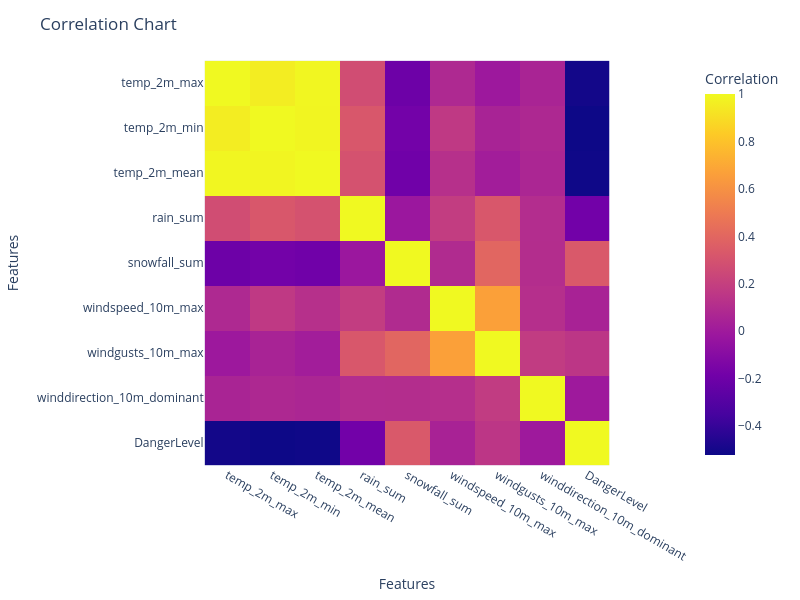

Notebook source saved alongside this figure:
### Code cell
import plotly.express as px

# Select the relevant columns for correlation analysis
columns_for_correlation = ['temp_2m_max', 'temp_2m_min', 'temp_2m_mean', 'rain_sum',
                           'snowfall_sum', 'windspeed_10m_max', 'windgusts_10m_max',
                           'winddirection_10m_dominant', 'DangerLevel']

# Subset the dataframe with the selected columns
subset_df = total_df[columns_for_correlation]

# Calculate the correlation matrix
corr_matrix = subset_df.corr()

# Create the correlation heatmap using Plotly
fig = px.imshow(corr_matrix, labels=dict(x="Features", y="Features", color="Correlation"))
fig.update_layout(title="Correlation Chart", width=800, height=600)
fig.show()

### Figure 1 — Plotly figure (JSON) as saved in the notebook; plotly's stock layout.template omitted (floating-point values rounded to 4 significant figures)
{"data": [{"coloraxis": "coloraxis", "hovertemplate": "Features: %{x}<br>Features: %{y}<br>Correlation: %{z}<extra></extra>", "name": "0", "type": "heatmap", "x": ["temp_2m_max", "temp_2m_min", "temp_2m_mean", "rain_sum", "snowfall_sum", "windspeed_10m_max", "windgusts_10m_max", "winddirection_10m_dominant", "DangerLevel"], "xaxis": "x", "y": ["temp_2m_max", "temp_2m_min", "temp_2m_mean", "rain_sum", "snowfall_sum", "windspeed_10m_max", "windgusts_10m_max", "winddirection_10m_dominant", "DangerLevel"], "yaxis": "y", "z": [[1, 0.9577, 0.99, 0.2725, -0.2015, 0.07942, -0.008012, 0.0534, -0.5049], [0.9577, 1, 0.9862, 0.3249, -0.1783, 0.166, 0.0475, 0.07501, -0.522], [0.99, 0.9862, 1, 0.2976, -0.1904, 0.1197, 0.01625, 0.06387, -0.5162], [0.2725, 0.3249, 0.2976, 1, -0.01826, 0.1874, 0.3212, 0.1012, -0.1818], [-0.2015, -0.1783, -0.1904, -0.01826, 1, 0.08904, 0.3967, 0.1018, 0.3324], [0.07942, 0.166, 0.1197, 0.1874, 0.08904, 1, 0.6661, 0.1128, 0.04579], [-0.008012, 0.0475, 0.01625, 0.3212, 0.3967, 0.6661, 1, 0.182, 0.1511], [0.0534, 0.07501, 0.06387, 0.1012, 0.1018, 0.1128, 0.182, 1, -0.002652], [-0.5049, -0.522, -0.5162, -0.1818, 0.3324, 0.04579, 0.1511, -0.002652, 1]]}], "layout": {"coloraxis": {"colorbar": {"title": {"text": "Correlation"}}, "colorscale": [[0, "#0d0887"], [0.1111, "#46039f"], [0.2222, "#7201a8"], [0.3333, "#9c179e"], [0.4444, "#bd3786"], [0.5556, "#d8576b"], [0.6667, "#ed7953"], [0.7778, "#fb9f3a"], [0.8889, "#fdca26"], [1, "#f0f921"]]}, "height": 600, "margin": {"t": 60}, "title": {"text": "Correlation Chart"}, "width": 800, "xaxis": {"anchor": "y", "constrain": "domain", "domain": [0, 1], "scaleanchor": "y", "title": {"text": "Features"}}, "yaxis": {"anchor": "x", "autorange": "reversed", "constrain": "domain", "domain": [0, 1], "title": {"text": "Features"}}}}
